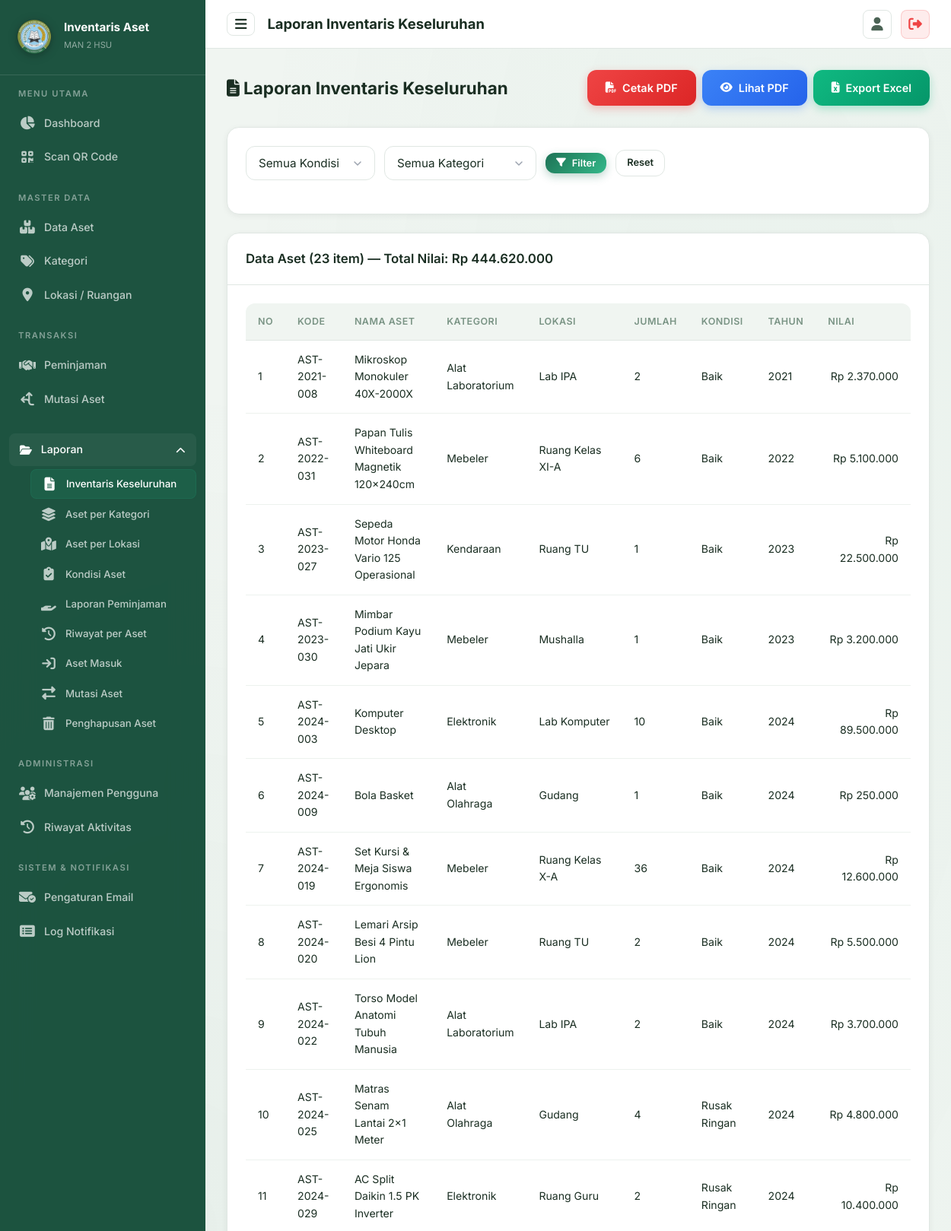
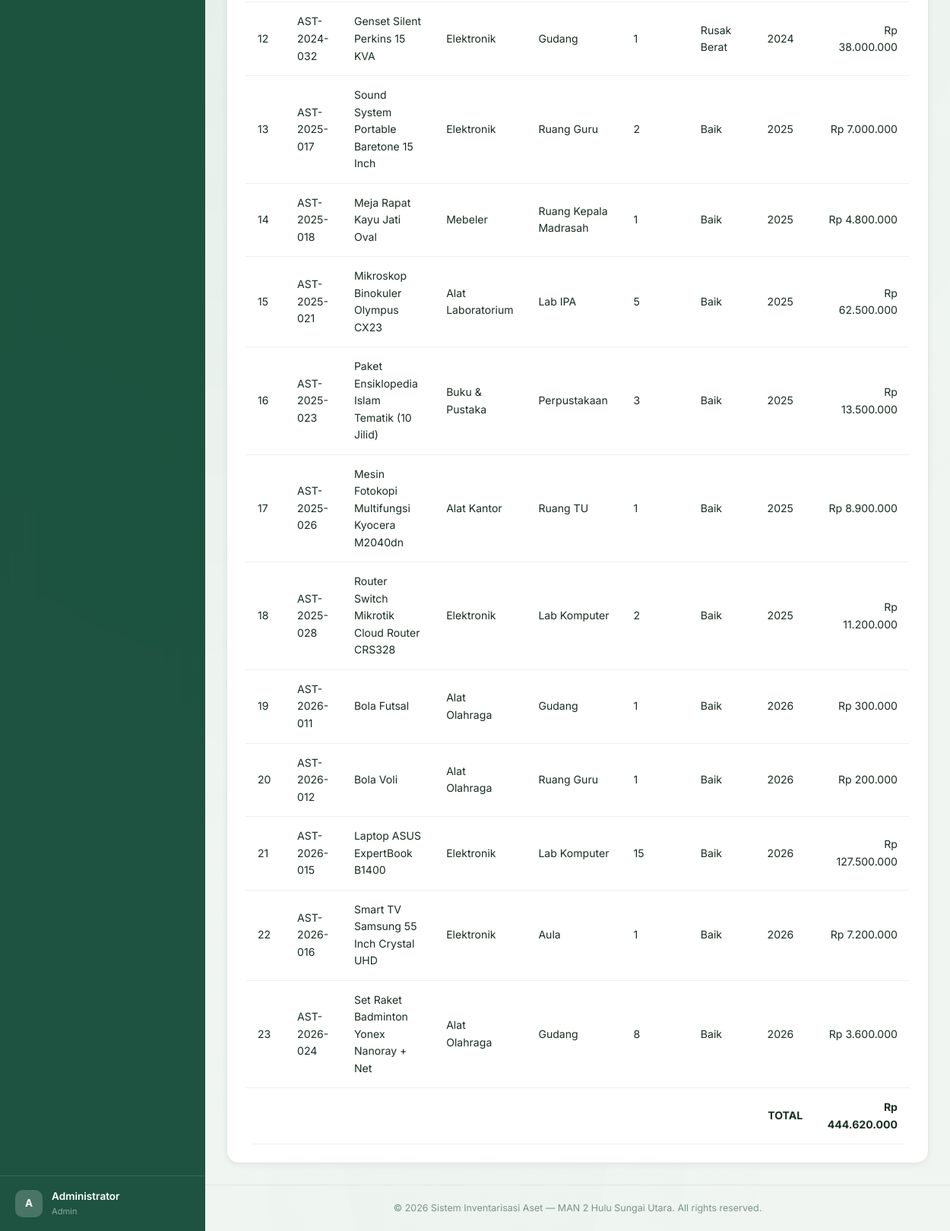
/pages/laporan/aset_keseluruhan.php (signed in), run on the app's committed database (2 pictures, top to bottom).
### tables this page shows
CREATE TABLE `aset` (
  `id` int NOT NULL AUTO_INCREMENT,
  `kode_aset` varchar(50) NOT NULL,
  `nama_aset` varchar(150) NOT NULL,
  `id_kategori` int DEFAULT NULL,
  `id_lokasi` int DEFAULT NULL,
  `jumlah` int NOT NULL DEFAULT '1',
  `kondisi` enum('Baik','Rusak Ringan','Rusak Berat') NOT NULL DEFAULT 'Baik',
  `tahun_perolehan` year DEFAULT NULL,
  `nilai_perolehan` decimal(15,2) DEFAULT '0.00',
  `sumber_dana` varchar(100) DEFAULT NULL,
  `gambar` varchar(255) DEFAULT NULL,
  `keterangan` text,
  `qr_code_path` varchar(255) DEFAULT NULL,
  `created_at` timestamp NULL DEFAULT CURRENT_TIMESTAMP,
  `updated_at` timestamp NULL DEFAULT CURRENT_TIMESTAMP ON UPDATE CURRENT_TIMESTAMP,
  `deleted_at` timestamp NULL DEFAULT NULL,
  `bukti_hapus` varchar(255) DEFAULT NULL,
  `alasan_hapus` text,
  PRIMARY KEY (`id`),
  UNIQUE KEY `kode_aset` (`kode_aset`),
  KEY `id_kategori` (`id_kategori`),
  KEY `id_lokasi` (`id_lokasi`),
  CONSTRAINT `aset_ibfk_1` FOREIGN KEY (`id_kategori`) REFERENCES `kategori` (`id`) ON DELETE SET NULL,
  CONSTRAINT `aset_ibfk_2` FOREIGN KEY (`id_lokasi`) REFERENCES `lokasi` (`id`) ON DELETE SET NULL
);

CREATE TABLE `kategori` (
  `id` int NOT NULL AUTO_INCREMENT,
  `nama_kategori` varchar(100) NOT NULL,
  `keterangan` text,
  `created_at` timestamp NULL DEFAULT CURRENT_TIMESTAMP,
  PRIMARY KEY (`id`)
);

CREATE TABLE `lokasi` (
  `id` int NOT NULL AUTO_INCREMENT,
  `nama_lokasi` varchar(100) NOT NULL,
  `keterangan` text,
  `created_at` timestamp NULL DEFAULT CURRENT_TIMESTAMP,
  PRIMARY KEY (`id`)
);

### config/database.php (called while the page is built, shortened)
<?php
function formatRupiah($angka) {
    return 'Rp ' . number_format($angka, 0, ',', '.');
}
?>

### pages/laporan/aset_keseluruhan.php (the view, shortened to what this page needs)
<?php
$pageTitle = 'Laporan Inventaris Keseluruhan';
$pdo = getConnection();
$filterKondisi = $_GET['kondisi'] ?? '';
$filterKategori = $_GET['kategori'] ?? '';
$where = "WHERE a.deleted_at IS NULL";
$params = [];
$stmt = $pdo->prepare("SELECT a.*, k.nama_kategori, l.nama_lokasi FROM aset a
    LEFT JOIN kategori k ON a.id_kategori = k.id LEFT JOIN lokasi l ON a.id_lokasi = l.id
    $where ORDER BY a.kode_aset");
$stmt->execute($params);
$data = $stmt->fetchAll();
$totalNilai = 0;
foreach ($data as $d) { $totalNilai += $d['nilai_perolehan'] * $d['jumlah']; }
require_once __DIR__ . '/../../includes/header.php';
require_once __DIR__ . '/../../includes/sidebar.php';
?>
<div class="page-header">
    <div><h2><i class="fas fa-file-lines"></i> Laporan Inventaris Keseluruhan</h2></div>
    <div class="btn-group no-print">
        <a href="export_pdf.php?type=keseluruhan&kondisi=<?= urlencode($filterKondisi) ?>&kategori=<?= urlencode($filterKategori) ?>" class="btn btn-danger"><i class="fas fa-file-pdf"></i> Cetak PDF</a>
        <a href="export_pdf.php?type=keseluruhan&kondisi=<?= urlencode($filterKondisi) ?>&kategori=<?= urlencode($filterKategori) ?>&view=1" target="_blank" class="btn btn-info"><i class="fas fa-eye"></i> Lihat PDF</a>
        <a href="export_excel.php?type=keseluruhan&kondisi=<?= urlencode($filterKondisi) ?>&kategori=<?= urlencode($filterKategori) ?>" class="btn btn-success"><i class="fas fa-file-excel"></i> Export Excel</a>
    </div>
</div>
<div class="card mb-4 no-print"><div class="card-body">
    <form method="GET" class="search-bar">
        <select class="form-control" name="kondisi" style="max-width:170px;">
            <option value="">Semua Kondisi</option>
        </select>
        <select class="form-control" name="kategori" style="max-width:200px;">
            <option value="">Semua Kategori</option>
        </select>
        <button type="submit" class="btn btn-primary btn-sm"><i class="fas fa-filter"></i> Filter</button>
        <a href="<?= BASE_URL ?>/laporan/keseluruhan" class="btn btn-secondary btn-sm">Reset</a>
    </form>
</div></div>
<div class="card animate-fadeInUp"><div class="card-header"><h3>Data Aset (<?= count($data) ?> item) — Total Nilai: <?= formatRupiah($totalNilai) ?></h3></div>
<div class="card-body"><div class="table-wrapper">
    <table><thead><tr><th>No</th><th>Kode</th><th>Nama Aset</th><th>Kategori</th><th>Lokasi</th><th>Jumlah</th><th>Kondisi</th><th>Tahun</th><th>Nilai</th></tr></thead>
    <tbody>
        <?php foreach ($data as $i => $a): ?>
        <tr>
            <td><?= $i+1 ?></td>
            <td><?= htmlspecialchars($a['kode_aset']) ?></td>
            <td><?= htmlspecialchars($a['nama_aset']) ?></td>
            <td><?= htmlspecialchars($a['nama_kategori'] ?? '-') ?></td>
            <td><?= htmlspecialchars($a['nama_lokasi'] ?? '-') ?></td>
            <td><?= $a['jumlah'] ?></td>
            <td><?= htmlspecialchars($a['kondisi']) ?></td>
            <td><?= $a['tahun_perolehan'] ?? '-' ?></td>
            <td style="text-align:right;"><?= formatRupiah($a['nilai_perolehan'] * $a['jumlah']) ?></td>
        </tr>
        <?php endforeach; ?>
        <tr style="font-weight:700;"><td colspan="8" class="text-right">TOTAL</td><td style="text-align:right;"><?= formatRupiah($totalNilai) ?></td></tr>
    </tbody></table>
</div></div></div>
<?php require_once __DIR__ . '/../../includes/footer.php'; ?>

### includes/header.php (shortened to what this page needs)
<?php
require_once __DIR__ . '/../config/database.php';
$currentPage = basename($_SERVER['PHP_SELF'], '.php');
$currentDir = basename(dirname($_SERVER['PHP_SELF']));
?>
<!DOCTYPE html>
<html lang="id">
<head>
    <link rel="stylesheet" href="<?= BASE_URL ?>/assets/css/style.css">
    <link rel="stylesheet" href="https://cdnjs.cloudflare.com/ajax/libs/font-awesome/6.5.1/css/all.min.css">
</head>
<body>
    <div class="app-layout">

### includes/sidebar.php (shortened to what this page needs)
<aside class="sidebar">
    <div class="sidebar-header">
        <div class="sidebar-logo">
            <img src="<?= BASE_URL ?>/assets/uploads/logo.png.PNG" alt="Logo MAN 2 HSU" class="logo-img">
        </div>
        <div class="sidebar-brand">
            <h2>Inventaris Aset</h2>
            <small>MAN 2 HSU</small>
        </div>
    </div>
    <nav class="sidebar-nav">
    <?php if ($_SESSION['user_role'] === 'guru'): ?>
        <div class="nav-section">
            <div class="nav-section-title">Menu Utama</div>
            <a href="<?= BASE_URL ?>/guru/dashboard"
               class="nav-link <?= ($currentDir === 'guru' && $currentPage === 'dashboard') ? 'active' : '' ?>">
                <span class="nav-icon"><i class="fas fa-home"></i></span>
                Dashboard
            </a>
        </div>
        <div class="nav-section">
            <div class="nav-section-title">Peminjaman</div>
            <a href="<?= BASE_URL ?>/guru/katalog"
               class="nav-link <?= ($currentDir === 'guru' && $currentPage === 'katalog') ? 'active' : '' ?>">
                <span class="nav-icon"><i class="fas fa-boxes-stacked"></i></span>
                Katalog Aset
            </a>
            <a href="<?= BASE_URL ?>/guru/pinjam"
               class="nav-link <?= ($currentDir === 'guru' && $currentPage === 'pinjam') ? 'active' : '' ?>">
                <span class="nav-icon"><i class="fas fa-hand-holding-hand"></i></span>
                Ajukan Peminjaman
            </a>
            <a href="<?= BASE_URL ?>/guru/riwayat"
               class="nav-link <?= ($currentDir === 'guru' && $currentPage === 'riwayat') ? 'active' : '' ?>">
                <span class="nav-icon"><i class="fas fa-clock-rotate-left"></i></span>
                Riwayat Peminjaman
            </a>
        </div>
        <div class="nav-section">
            <div class="nav-section-title">Akun</div>
            <a href="<?= BASE_URL ?>/guru/profil"
               class="nav-link <?= ($currentDir === 'guru' && $currentPage === 'profil') ? 'active' : '' ?>">
                <span class="nav-icon"><i class="fas fa-user-circle"></i></span>
                Profil Saya
            </a>
        </div>
    <?php else: ?>
        <div class="nav-section">
            <div class="nav-section-title">Menu Utama</div>
            <a href="<?= BASE_URL ?>/dashboard"
               class="nav-link <?= ($currentPage === 'dashboard') ? 'active' : '' ?>">
                <span class="nav-icon"><i class="fas fa-chart-pie"></i></span>
                Dashboard
            </a>
            <a href="<?= BASE_URL ?>/scan-qr"
               class="nav-link <?= ($currentPage === 'scan_qr') ? 'active' : '' ?>">
                <span class="nav-icon"><i class="fas fa-qrcode"></i></span>
                Scan QR Code
            </a>
        </div>
        <div class="nav-section">
            <div class="nav-section-title">Master Data</div>
            <a href="<?= BASE_URL ?>/aset"
               class="nav-link <?= ($currentDir === 'aset') ? 'active' : '' ?>">
                <span class="nav-icon"><i class="fas fa-boxes-stacked"></i></span>
                Data Aset
            </a>
            <a href="<?= BASE_URL ?>/kategori"
               class="nav-link <?= ($currentDir === 'kategori') ? 'active' : '' ?>">
                <span class="nav-icon"><i class="fas fa-tags"></i></span>
                Kategori
            </a>
            <a href="<?= BASE_URL ?>/lokasi"
               class="nav-link <?= ($currentDir === 'lokasi') ? 'active' : '' ?>">
                <span class="nav-icon"><i class="fas fa-location-dot"></i></span>
                Lokasi / Ruangan
            </a>
        </div>
        <div class="nav-section">
            <div class="nav-section-title">Transaksi</div>
            <a href="<?= BASE_URL ?>/peminjaman"
               class="nav-link <?= ($currentDir === 'peminjaman') ? 'active' : '' ?>">
                <span class="nav-icon"><i class="fas fa-handshake"></i></span>
                Peminjaman
            </a>
            <a href="<?= BASE_URL ?>/mutasi"
               class="nav-link <?= ($currentDir === 'mutasi') ? 'active' : '' ?>">
                <span class="nav-icon"><i class="fas fa-arrows-split-up-and-left"></i></span>
                Mutasi Aset
            </a>
        </div>
        <div class="nav-section has-dropdown <?= ($currentDir === 'laporan') ? 'open' : '' ?>">
            <div class="nav-dropdown-toggle" onclick="this.parentElement.classList.toggle('open')">
                <span class="nav-dropdown-title">
                    <i class="fas fa-folder-open nav-icon"></i>
                    Laporan
                </span>
                <i class="fas fa-chevron-down caret"></i>
            </div>
            <div class="nav-dropdown-menu">
                <a href="<?= BASE_URL ?>/laporan/keseluruhan"
                   class="nav-link <?= ($currentDir === 'laporan' && $currentPage === 'aset_keseluruhan') ? 'active' : '' ?>">
                    <span class="nav-icon"><i class="fas fa-file-lines"></i></span>
                    Inventaris Keseluruhan
                </a>
                <a href="<?= BASE_URL ?>/laporan/kategori"
                   class="nav-link <?= ($currentDir === 'laporan' && $currentPage === 'aset_per_kategori') ? 'active' : '' ?>">
                    <span class="nav-icon"><i class="fas fa-layer-group"></i></span>
                    Aset per Kategori
                </a>
                <a href="<?= BASE_URL ?>/laporan/lokasi"
                   class="nav-link <?= ($currentDir === 'laporan' && $currentPage === 'aset_per_lokasi') ? 'active' : '' ?>">
                    <span class="nav-icon"><i class="fas fa-map-location-dot"></i></span>
                    Aset per Lokasi
                </a>
                <a href="<?= BASE_URL ?>/laporan/kondisi"
                   class="nav-link <?= ($currentDir === 'laporan' && $currentPage === 'kondisi_aset') ? 'active' : '' ?>">
                    <span class="nav-icon"><i class="fas fa-clipboard-check"></i></span>
                    Kondisi Aset
                </a>
                <a href="<?= BASE_URL ?>/laporan/peminjaman"
                   class="nav-link <?= ($currentDir === 'laporan' && $currentPage === 'peminjaman') ? 'active' : '' ?>">
                    <span class="nav-icon"><i class="fas fa-hand-holding"></i></span>
                    Laporan Peminjaman
                </a>
                <a href="<?= BASE_URL ?>/laporan/riwayat"
                   class="nav-link <?= ($currentDir === 'laporan' && $currentPage === 'riwayat_aset') ? 'active' : '' ?>">
                    <span class="nav-icon"><i class="fas fa-history"></i></span>
                    Riwayat per Aset
                </a>
                <a href="<?= BASE_URL ?>/laporan/masuk"
                   class="nav-link <?= ($currentDir === 'laporan' && $currentPage === 'aset_masuk') ? 'active' : '' ?>">
                    <span class="nav-icon"><i class="fas fa-arrow-right-to-bracket"></i></span>
                    Aset Masuk
                </a>
                <a href="<?= BASE_URL ?>/laporan/mutasi"
                   class="nav-link <?= ($currentDir === 'laporan' && $currentPage === 'mutasi_aset') ? 'active' : '' ?>">
                    <span class="nav-icon"><i class="fas fa-right-left"></i></span>
                    Mutasi Aset
                </a>
                <a href="<?= BASE_URL ?>/laporan/penghapusan"
                   class="nav-link <?= ($currentDir === 'laporan' && $currentPage === 'penghapusan_aset') ? 'active' : '' ?>">
                    <span class="nav-icon"><i class="fas fa-trash-can"></i></span>
                    Penghapusan Aset
                </a>
            </div>
        </div>
        <?php if ($_SESSION['user_role'] === 'admin'): ?>
        <div class="nav-section">
            <div class="nav-section-title">Administrasi</div>
            <a href="<?= BASE_URL ?>/pengguna"
               class="nav-link <?= ($currentDir === 'pengguna') ? 'active' : '' ?>">
                <span class="nav-icon"><i class="fas fa-users-gear"></i></span>
                Manajemen Pengguna
            </a>
            <a href="<?= BASE_URL ?>/riwayat"
               class="nav-link <?= ($currentPage === 'riwayat') ? 'active' : '' ?>">
                <span class="nav-icon"><i class="fas fa-clock-rotate-left"></i></span>
                Riwayat Aktivitas
            </a>
        </div>
        <?php endif; ?>
        <div class="nav-section">
            <div class="nav-section-title">Sistem & Notifikasi</div>
            <a href="<?= BASE_URL ?>/pengaturan-email"
               class="nav-link <?= ($currentDir === 'pengaturan' && $currentPage === 'index') ? 'active' : '' ?>">
                <span class="nav-icon"><i class="fas fa-envelope-circle-check"></i></span>
                Pengaturan Email
            </a>
            <a href="<?= BASE_URL ?>/log-notifikasi"
               class="nav-link <?= ($currentDir === 'pengaturan' && $currentPage === 'log_email') ? 'active' : '' ?>">
                <span class="nav-icon"><i class="fas fa-rectangle-list"></i></span>
                Log Notifikasi
            </a>
        </div>
    <?php endif; ?>
    </nav>
    <div class="sidebar-footer">
        <div class="sidebar-user">
            <div class="user-avatar">
                <?= strtoupper(substr($_SESSION['user_nama'] ?? 'U', 0, 1)) ?>
            </div>
            <div class="user-info">
                <div class="user-name"><?= htmlspecialchars($_SESSION['user_nama'] ?? 'User') ?></div>
                <div class="user-role"><?= htmlspecialchars($_SESSION['user_role'] ?? 'petugas') ?></div>
            </div>
        </div>
    </div>
</aside>
<div class="main-content">
    <header class="topbar">
        <div class="topbar-left">
            <button class="topbar-toggle" onclick="toggleSidebar()">
                <i class="fas fa-bars"></i>
            </button>
            <div class="topbar-title">
                <h1><?= $pageTitle ?? 'Dashboard' ?></h1>
            </div>
        </div>
        <div class="topbar-right">
            <?php if ($_SESSION['user_role'] === 'guru'): ?>
                <a href="<?= BASE_URL ?>/guru/profil" class="topbar-btn" title="Profil">
                    <i class="fas fa-user"></i>
                </a>
            <?php else: ?>
                <a href="<?= BASE_URL ?>/profil" class="topbar-btn" title="Profil">
                    <i class="fas fa-user"></i>
                </a>
            <?php endif; ?>
            <a href="<?= BASE_URL ?>/logout" class="topbar-btn btn-logout" title="Logout">
                <i class="fas fa-right-from-bracket"></i>
            </a>
        </div>
    </header>
    <div class="page-content">

### includes/footer.php (shortened to what this page needs)
            </div>
            <footer class="app-footer">
                <p>&copy; <?= date('Y') ?> Sistem Inventarisasi Aset — MAN 2 Hulu Sungai Utara. All rights reserved.</p>
            </footer>
        </div>
    </div>
</body>
</html>

### data on the page
aset: kode_aset "AST-2021-008", nama_aset "Mikroskop Monokuler 40X-2000X", id_kategori.nama_kategori "Alat Laboratorium", id_lokasi.nama_lokasi "Lab IPA", jumlah "2", kondisi "Baik", tahun_perolehan "2021", formatRupiah($a['nilai_perolehan'] * $a['jumlah']) "Rp 2.370.000"
aset: kode_aset "AST-2022-031", nama_aset "Papan Tulis Whiteboard Magnetik 120x240cm", id_kategori.nama_kategori "Mebeler", id_lokasi.nama_lokasi "Ruang Kelas XI-A", jumlah "6", kondisi "Baik", tahun_perolehan "2022", formatRupiah($a['nilai_perolehan'] * $a['jumlah']) "Rp 5.100.000"
aset: kode_aset "AST-2023-027", nama_aset "Sepeda Motor Honda Vario 125 Operasional", id_kategori.nama_kategori "Kendaraan", id_lokasi.nama_lokasi "Ruang TU", jumlah "1", kondisi "Baik", tahun_perolehan "2023", formatRupiah($a['nilai_perolehan'] * $a['jumlah']) "Rp 22.500.000"
aset: kode_aset "AST-2023-030", nama_aset "Mimbar Podium Kayu Jati Ukir Jepara", id_kategori.nama_kategori "Mebeler", id_lokasi.nama_lokasi "Mushalla", jumlah "1", kondisi "Baik", tahun_perolehan "2023", formatRupiah($a['nilai_perolehan'] * $a['jumlah']) "Rp 3.200.000"
aset: kode_aset "AST-2024-003", nama_aset "Komputer Desktop", id_kategori.nama_kategori "Elektronik", id_lokasi.nama_lokasi "Lab Komputer", jumlah "10", kondisi "Baik", tahun_perolehan "2024", formatRupiah($a['nilai_perolehan'] * $a['jumlah']) "Rp 89.500.000"
aset: kode_aset "AST-2024-009", nama_aset "Bola Basket", id_kategori.nama_kategori "Alat Olahraga", id_lokasi.nama_lokasi "Gudang", jumlah "1", kondisi "Baik", tahun_perolehan "2024", formatRupiah($a['nilai_perolehan'] * $a['jumlah']) "Rp 250.000"
aset: kode_aset "AST-2024-019", nama_aset "Set Kursi & Meja Siswa Ergonomis", id_kategori.nama_kategori "Mebeler", id_lokasi.nama_lokasi "Ruang Kelas X-A", jumlah "36", kondisi "Baik", tahun_perolehan "2024", formatRupiah($a['nilai_perolehan'] * $a['jumlah']) "Rp 12.600.000"
aset: kode_aset "AST-2024-020", nama_aset "Lemari Arsip Besi 4 Pintu Lion", id_kategori.nama_kategori "Mebeler", id_lokasi.nama_lokasi "Ruang TU", jumlah "2", kondisi "Baik", tahun_perolehan "2024", formatRupiah($a['nilai_perolehan'] * $a['jumlah']) "Rp 5.500.000"
aset: kode_aset "AST-2024-022", nama_aset "Torso Model Anatomi Tubuh Manusia", id_kategori.nama_kategori "Alat Laboratorium", id_lokasi.nama_lokasi "Lab IPA", jumlah "2", kondisi "Baik", tahun_perolehan "2024", formatRupiah($a['nilai_perolehan'] * $a['jumlah']) "Rp 3.700.000"
aset: kode_aset "AST-2024-025", nama_aset "Matras Senam Lantai 2x1 Meter", id_kategori.nama_kategori "Alat Olahraga", id_lokasi.nama_lokasi "Gudang", jumlah "4", kondisi "Rusak Ringan", tahun_perolehan "2024", formatRupiah($a['nilai_perolehan'] * $a['jumlah']) "Rp 4.800.000"
aset: kode_aset "AST-2024-029", nama_aset "AC Split Daikin 1.5 PK Inverter", id_kategori.nama_kategori "Elektronik", id_lokasi.nama_lokasi "Ruang Guru", jumlah "2", kondisi "Rusak Ringan", tahun_perolehan "2024", formatRupiah($a['nilai_perolehan'] * $a['jumlah']) "Rp 10.400.000"
aset: kode_aset "AST-2024-032", nama_aset "Genset Silent Perkins 15 KVA", id_kategori.nama_kategori "Elektronik", id_lokasi.nama_lokasi "Gudang", jumlah "1", kondisi "Rusak Berat", tahun_perolehan "2024", formatRupiah($a['nilai_perolehan'] * $a['jumlah']) "Rp 38.000.000"
aset: kode_aset "AST-2025-017", nama_aset "Sound System Portable Baretone 15 Inch", id_kategori.nama_kategori "Elektronik", id_lokasi.nama_lokasi "Ruang Guru", jumlah "2", kondisi "Baik", tahun_perolehan "2025", formatRupiah($a['nilai_perolehan'] * $a['jumlah']) "Rp 7.000.000"
aset: kode_aset "AST-2025-018", nama_aset "Meja Rapat Kayu Jati Oval", id_kategori.nama_kategori "Mebeler", id_lokasi.nama_lokasi "Ruang Kepala Madrasah", jumlah "1", kondisi "Baik", tahun_perolehan "2025", formatRupiah($a['nilai_perolehan'] * $a['jumlah']) "Rp 4.800.000"
aset: kode_aset "AST-2025-021", nama_aset "Mikroskop Binokuler Olympus CX23", id_kategori.nama_kategori "Alat Laboratorium", id_lokasi.nama_lokasi "Lab IPA", jumlah "5", kondisi "Baik", tahun_perolehan "2025", formatRupiah($a['nilai_perolehan'] * $a['jumlah']) "Rp 62.500.000"
aset: kode_aset "AST-2025-023", nama_aset "Paket Ensiklopedia Islam Tematik (10 Jilid)", id_kategori.nama_kategori "Buku & Pustaka", id_lokasi.nama_lokasi "Perpustakaan", jumlah "3", kondisi "Baik", tahun_perolehan "2025", formatRupiah($a['nilai_perolehan'] * $a['jumlah']) "Rp 13.500.000"
aset: kode_aset "AST-2025-026", nama_aset "Mesin Fotokopi Multifungsi Kyocera M2040dn", id_kategori.nama_kategori "Alat Kantor", id_lokasi.nama_lokasi "Ruang TU", jumlah "1", kondisi "Baik", tahun_perolehan "2025", formatRupiah($a['nilai_perolehan'] * $a['jumlah']) "Rp 8.900.000"
aset: kode_aset "AST-2025-028", nama_aset "Router Switch Mikrotik Cloud Router CRS328", id_kategori.nama_kategori "Elektronik", id_lokasi.nama_lokasi "Lab Komputer", jumlah "2", kondisi "Baik", tahun_perolehan "2025", formatRupiah($a['nilai_perolehan'] * $a['jumlah']) "Rp 11.200.000"
aset: kode_aset "AST-2026-011", nama_aset "Bola Futsal", id_kategori.nama_kategori "Alat Olahraga", id_lokasi.nama_lokasi "Gudang", jumlah "1", kondisi "Baik", tahun_perolehan "2026", formatRupiah($a['nilai_perolehan'] * $a['jumlah']) "Rp 300.000"
aset: kode_aset "AST-2026-012", nama_aset "Bola Voli", id_kategori.nama_kategori "Alat Olahraga", id_lokasi.nama_lokasi "Ruang Guru", jumlah "1", kondisi "Baik", tahun_perolehan "2026", formatRupiah($a['nilai_perolehan'] * $a['jumlah']) "Rp 200.000"
aset: kode_aset "AST-2026-015", nama_aset "Laptop ASUS ExpertBook B1400", id_kategori.nama_kategori "Elektronik", id_lokasi.nama_lokasi "Lab Komputer", jumlah "15", kondisi "Baik", tahun_perolehan "2026", formatRupiah($a['nilai_perolehan'] * $a['jumlah']) "Rp 127.500.000"
aset: kode_aset "AST-2026-016", nama_aset "Smart TV Samsung 55 Inch Crystal UHD", id_kategori.nama_kategori "Elektronik", id_lokasi.nama_lokasi "Aula", jumlah "1", kondisi "Baik", tahun_perolehan "2026", formatRupiah($a['nilai_perolehan'] * $a['jumlah']) "Rp 7.200.000"
aset: kode_aset "AST-2026-024", nama_aset "Set Raket Badminton Yonex Nanoray + Net", id_kategori.nama_kategori "Alat Olahraga", id_lokasi.nama_lokasi "Gudang", jumlah "8", kondisi "Baik", tahun_perolehan "2026", formatRupiah($a['nilai_perolehan'] * $a['jumlah']) "Rp 3.600.000"

### other printed values
substr($_SESSION['user_nama'] ?? 'U', 0, 1) "A"
$_SESSION['user_nama'] "Administrator"
$_SESSION['user_role'] "Admin"
$pageTitle "Laporan Inventaris Keseluruhan"
count($data) "23"
formatRupiah($totalNilai) "Rp 444.620.000"
